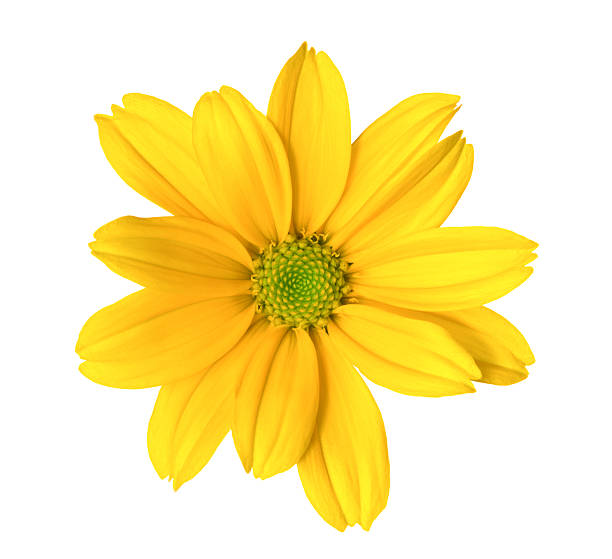
#> input picture 5.0 image vision/a.JPG, 612 x 559 px, found by its file name
$ jupyter execute binary_threshold.ipynb
#> lines starting #> are read from the running program, lines starting #| are printed output that depends on the picture; after the words box and inside, x2 and y2 are one past the last pixel; in counts of white or black regions, pixels touching at a corner belong together
[cell 1]
import cv2
import numpy as np

# Load an image
image = cv2.imread('a.jpg',0)
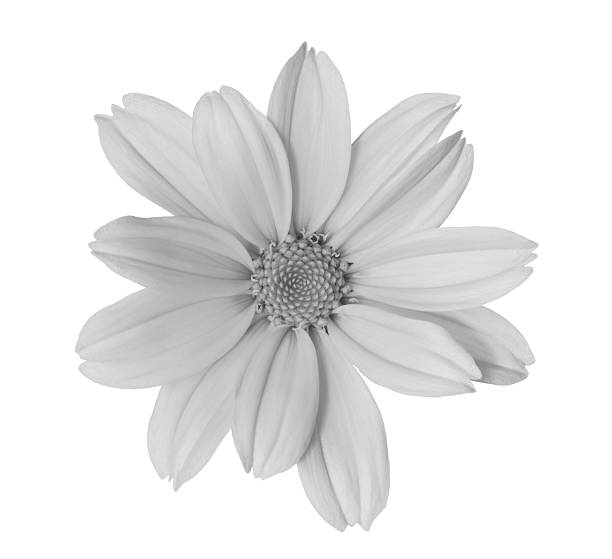
#> image: shape (559, 612); min 29, max 255, mean 230.6

# Apply a binary threshold
threshold_value = 254 # Threshold value
max_value =  150      # Maximum value to use with the THRESH_BINARY thresholding

_, binary_image = cv2.threshold(image, threshold_value, max_value, cv2.THRESH_BINARY)
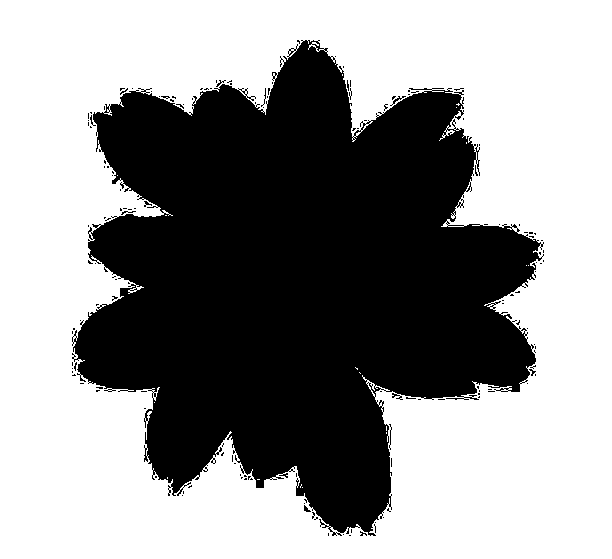
#> binary_image: shape (559, 612); values 0 (black) and 150 (white), 58.2% white; 153 black regions (145 under 20 px), largest, box (x1, y1, x2, y2) and area: (72, 40, 544, 536) 142062, (390, 96, 406, 106) 33, (389, 424, 392, 450) 27

# Display the binary image
cv2.imshow('Binary Image', binary_image)
cv2.waitKey(0)
cv2.destroyAllWindows()
